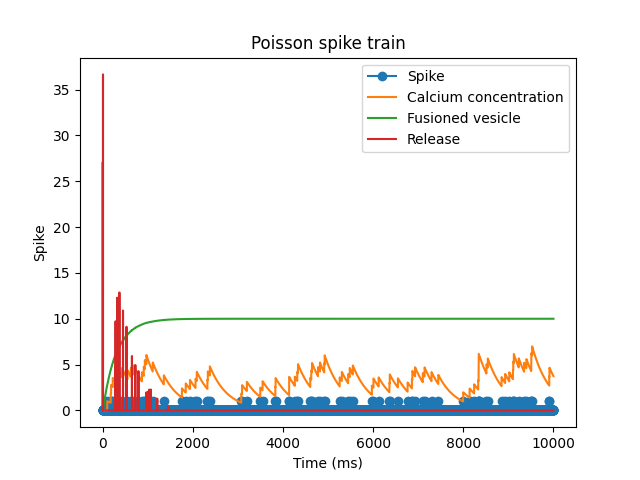

Generate this figure with Python:
import numpy as np
import matplotlib.pyplot as plt

def poisson_spike_train(rate, t_sim, dt):
    survival = np.random.rand(int(t_sim/dt))
    spikes = np.where(survival < rate*dt, 1, 0)
    return spikes

def calcium_concentration(spike, tau_c, t_sim, dt):
    calcium = np.zeros(int(t_sim/dt))
    for i in range(1, len(spike)):
        calcium[i] = calcium[i-1]*(1-dt/tau_c) + spike[i-1]
    return calcium


def vesicle_fusion( tau_f, t_sim, dt, v_0, release_delay=0.1):
    release = np.zeros(int(t_sim/dt))
    release_delay = int(release_delay/dt)
    
    fusion = np.zeros(int(t_sim/dt))
    for i in range(1, len(release)):
        fusion[i] = dt/tau_f * (v_0 - release[i-1]) + (1 - dt/tau_f) * fusion[i-1]
        release[i] = calcium[i-release_delay]* spike[i-release_delay]* (v_0-fusion[i-release_delay])
    return fusion, release

rate = 10
t_sim = 10
dt = 0.001
tau_c = 0.4
tau_f = 0.3
v_0 = 10

spike = poisson_spike_train(rate, t_sim, dt)
calcium = calcium_concentration(spike, tau_c, t_sim, dt)
fusion, release = vesicle_fusion(tau_f, t_sim, dt, v_0)


plt.plot(spike, label='Spike', marker='o')
plt.plot(calcium, label='Calcium concentration')
plt.plot(fusion, label='Fusioned vesicle')
plt.plot(release, label='Release')
plt.xlabel('Time (ms)')
plt.ylabel('Spike')
plt.legend()
plt.title('Poisson spike train')
plt.savefig('vesicle.png')
plt.show()

